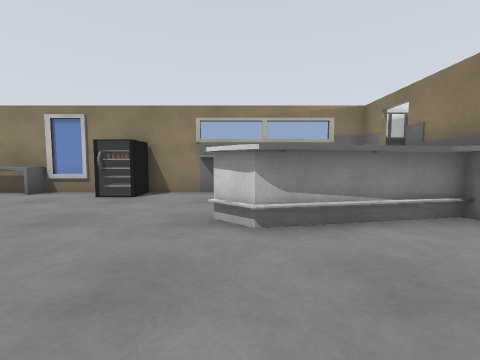
[1] (above)

12 first-person views from a walk through a world built for the Gazebo simulator. The camera is 0.9 m above the floor, tilts 4° down and sees 90° across. The lines on the ground mark 1 m squares. The floor is counted in squares, 1 m on a side. Each view is taken from the middle of a square. On the plan, view 1 faces up. The plan holds only what a view shows up to about 10 squares ahead; the rest is blank. Robots are left out. Simple patterns stand in for the simulator's built-in surfaces. Simple shapes stand in for some stock models. Surface patterns are stand-ins for the level's own textures.

[2]
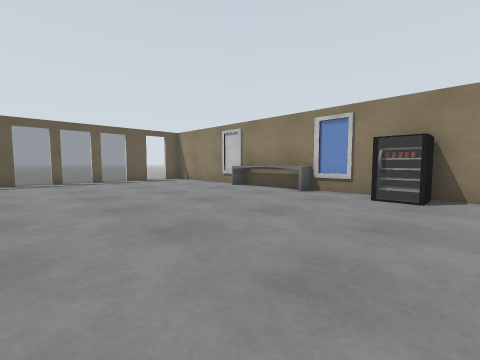

[3]
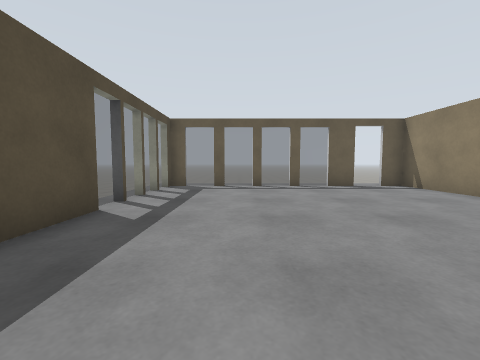

[4]
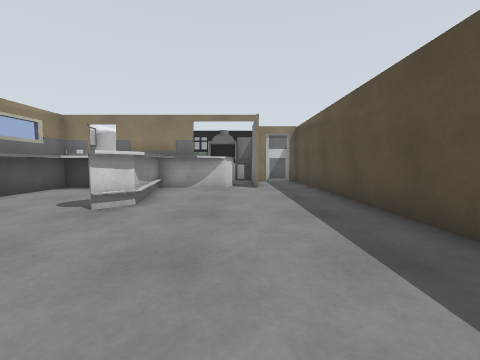

[5]
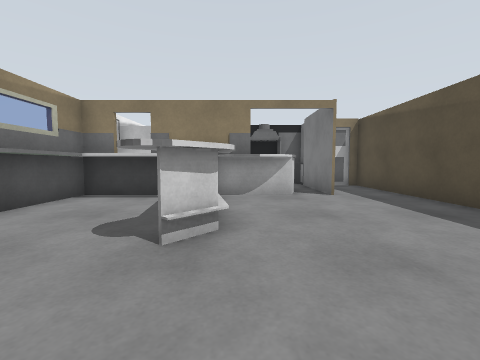

[6]
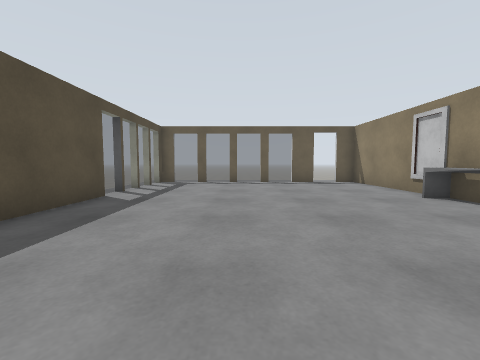

[7]
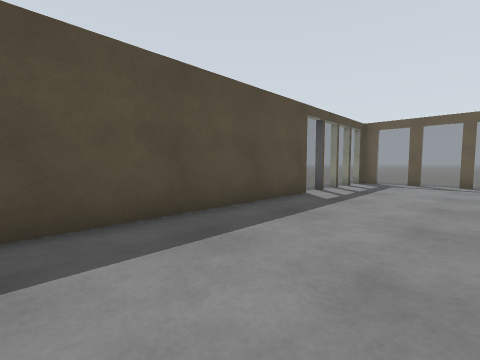

[8]
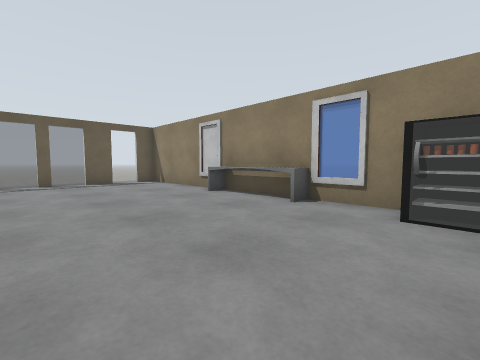

[9]
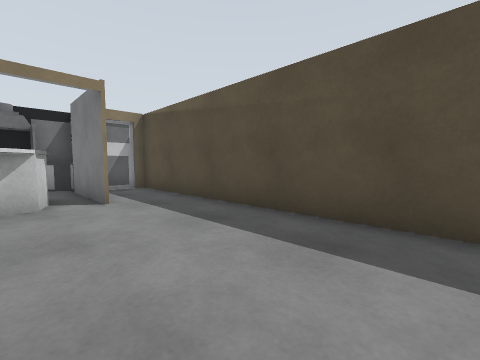

[10]
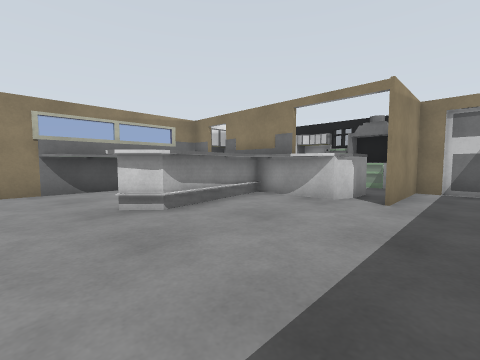

[11]
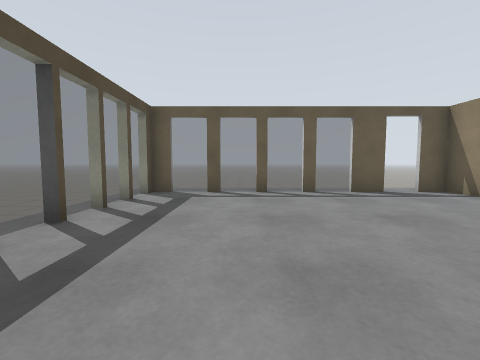

[12]
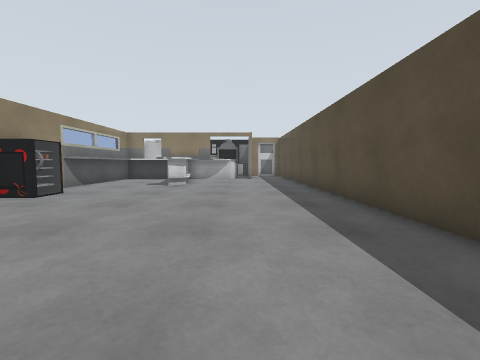

### Floor plan
Key: @ floor where view 1 was taken; # wall or solid block; . main floor; - floor 0.25 m lower than the main floor; / step, stairs or slope; = window, fence, low wall or low ledge.
Columns run from 17 left of view 1 to 8 right of it. Each row starts with its distance up from view 1.
  8    ######   ## ##
  7   /#....###############
  6   ............=.....###
  5  /#.................##
  4  /=..............#####
  3  /=..............##..#   #
  2  /=..................##  #
  1  /=...................#  #
  0  /#..............@...#####
 -1  /=.....................#
 -2   #=#===#################
 -3   -----
 -4 ------
 -5 -----
 -6 ----
 -7 ---
 -8 --

Positions as (right, up) in squares from view 1, and headings:
1: (0, 0), facing up
2: (-2, 0), facing up-left
3: (-5, 1), facing left
4: (-5, 1), facing right
5: (-3, 3), facing right
6: (-3, 2), facing left
7: (-3, 2), facing down-left
8: (-3, 2), facing up-left
9: (-2, 2), facing down-right
10: (-2, -1), facing up-right
11: (-7, 1), facing left
12: (-10, 1), facing right
